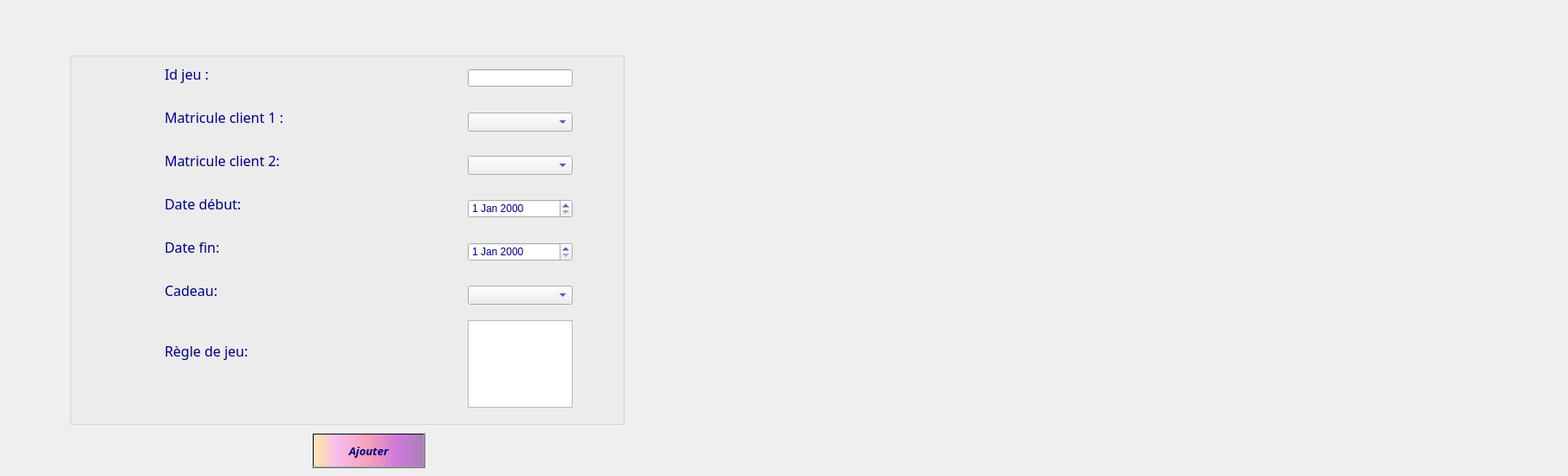
     <widget class="QWidget" name="tab_27">
      <attribute name="title">
       <string>Ajouter</string>
      </attribute>
      <widget class="QGroupBox" name="groupBox_ajoutCl_6">
       <property name="geometry">
        <rect>
         <x>80</x>
         <y>60</y>
         <width>641</width>
         <height>431</height>
        </rect>
       </property>
       <property name="font">
        <font>
         <family>Lucida Calligraphy</family>
         <pointsize>16</pointsize>
         <weight>50</weight>
         <bold>false</bold>
        </font>
       </property>
       <property name="cursor">
        <cursorShape>ArrowCursor</cursorShape>
       </property>
       <property name="acceptDrops">
        <bool>false</bool>
       </property>
       <property name="layoutDirection">
        <enum>Qt::LeftToRight</enum>
       </property>
       <property name="autoFillBackground">
        <bool>false</bool>
       </property>
       <property name="styleSheet">
        <string notr="true">color:rgb(0, 0, 127);
background-color: qconicalgradient(cx:0, cy:0, angle:135, stop:0 rgba(255, 170, 232, 69), stop:0.0753769 rgba(255, 170, 255, 69), stop:0.221106 rgba(255, 170, 255, 208), stop:0.351759 rgba(255, 192, 255, 0), stop:0.422111 rgba(255, 85, 255, 130), stop:0.437186 rgba(255, 170, 255, 145), stop:0.518717 rgba(255, 170, 255, 130), stop:0.527638 rgba(255, 170, 255, 69), stop:0.562814 rgba(255, 170, 255, 130), stop:1 rgba(255, 255, 0, 69));</string>
       </property>
       <property name="title">
        <string/>
       </property>
       <widget class="QLabel" name="date_deb_ajout_2">
        <property name="geometry">
         <rect>
          <x>110</x>
          <y>160</y>
          <width>171</width>
          <height>31</height>
         </rect>
        </property>
        <property name="font">
         <font>
          <family>Lucida Calligraphy</family>
          <pointsize>12</pointsize>
         </font>
        </property>
        <property name="text">
         <string>Date début:</string>
        </property>
        <property name="scaledContents">
         <bool>false</bool>
        </property>
        <property name="wordWrap">
         <bool>false</bool>
        </property>
        <property name="openExternalLinks">
         <bool>false</bool>
        </property>
       </widget>
       <widget class="QLabel" name="mat2_ajout_2">
        <property name="geometry">
         <rect>
          <x>110</x>
          <y>110</y>
          <width>171</width>
          <height>31</height>
         </rect>
        </property>
        <property name="font">
         <font>
          <family>Lucida Calligraphy</family>
          <pointsize>12</pointsize>
         </font>
        </property>
        <property name="styleSheet">
         <string notr="true">color: rgb(0, 0, 127);
border-color: rgb(170, 0, 255);</string>
        </property>
        <property name="text">
         <string>Matricule client 2:</string>
        </property>
       </widget>
       <widget class="QLabel" name="datefin_ajout_2">
        <property name="geometry">
         <rect>
          <x>110</x>
          <y>210</y>
          <width>171</width>
          <height>31</height>
         </rect>
        </property>
        <property name="font">
         <font>
          <family>Lucida Calligraphy</family>
          <pointsize>12</pointsize>
         </font>
        </property>
        <property name="text">
         <string>Date fin:</string>
        </property>
       </widget>
       <widget class="QLabel" name="principe_ajout_2">
        <property name="geometry">
         <rect>
          <x>110</x>
          <y>330</y>
          <width>171</width>
          <height>31</height>
         </rect>
        </property>
        <property name="font">
         <font>
          <family>Lucida Calligraphy</family>
          <pointsize>12</pointsize>
         </font>
        </property>
        <property name="text">
         <string>Règle de jeu:</string>
        </property>
       </widget>
       <widget class="QLabel" name="mat1_ajout_2">
        <property name="geometry">
         <rect>
          <x>110</x>
          <y>60</y>
          <width>171</width>
          <height>31</height>
         </rect>
        </property>
        <property name="font">
         <font>
          <family>Lucida Calligraphy</family>
          <pointsize>12</pointsize>
         </font>
        </property>
        <property name="styleSheet">
         <string notr="true">color: rgb(0, 0, 127);
border-color: rgb(170, 0, 255);</string>
        </property>
        <property name="text">
         <string>Matricule client 1 :</string>
        </property>
       </widget>
       <widget class="QLabel" name="cadeau_ajout_2">
        <property name="geometry">
         <rect>
          <x>110</x>
          <y>260</y>
          <width>171</width>
          <height>31</height>
         </rect>
        </property>
        <property name="font">
         <font>
          <family>Lucida Calligraphy</family>
          <pointsize>12</pointsize>
         </font>
        </property>
        <property name="text">
         <string>Cadeau:</string>
        </property>
       </widget>
       <widget class="QComboBox" name="comboBox_client1_3">
        <property name="geometry">
         <rect>
          <x>460</x>
          <y>70</y>
          <width>121</width>
          <height>22</height>
         </rect>
        </property>
       </widget>
       <widget class="QComboBox" name="comboBox_client2_3">
        <property name="geometry">
         <rect>
          <x>460</x>
          <y>120</y>
          <width>121</width>
          <height>22</height>
         </rect>
        </property>
       </widget>
       <widget class="QComboBox" name="comboBox_cadeau_3">
        <property name="geometry">
         <rect>
          <x>460</x>
          <y>270</y>
          <width>121</width>
          <height>22</height>
         </rect>
        </property>
       </widget>
       <widget class="QLabel" name="idJ_ajout_3">
        <property name="geometry">
         <rect>
          <x>110</x>
          <y>10</y>
          <width>171</width>
          <height>31</height>
         </rect>
        </property>
        <property name="font">
         <font>
          <family>Lucida Calligraphy</family>
          <pointsize>12</pointsize>
         </font>
        </property>
        <property name="styleSheet">
         <string notr="true">color: rgb(0, 0, 127);
border-color: rgb(170, 0, 255);</string>
        </property>
        <property name="text">
         <string>Id jeu :</string>
        </property>
       </widget>
       <widget class="QLineEdit" name="lineEdit_idJeu_2">
        <property name="geometry">
         <rect>
          <x>460</x>
          <y>20</y>
          <width>121</width>
          <height>20</height>
         </rect>
        </property>
       </widget>
       <widget class="QDateEdit" name="dateEdit_datefin_2">
        <property name="geometry">
         <rect>
          <x>460</x>
          <y>220</y>
          <width>121</width>
          <height>22</height>
         </rect>
        </property>
       </widget>
       <widget class="QDateEdit" name="dateEdit_datedeb_2">
        <property name="geometry">
         <rect>
          <x>460</x>
          <y>170</y>
          <width>121</width>
          <height>22</height>
         </rect>
        </property>
       </widget>
       <widget class="QTextEdit" name="textEdit_3">
        <property name="geometry">
         <rect>
          <x>460</x>
          <y>310</y>
          <width>121</width>
          <height>101</height>
         </rect>
        </property>
       </widget>
      </widget>
      <widget class="QLabel" name="label_25">
       <property name="geometry">
        <rect>
         <x>-960</x>
         <y>0</y>
         <width>1801</width>
         <height>531</height>
        </rect>
       </property>
       <property name="text">
        <string/>
       </property>
       <property name="pixmap">
        <pixmap>../../../../images_projets/cake-balls-4139984_1920.jpg</pixmap>
       </property>
      </widget>
      <widget class="QPushButton" name="pushButton_ajouterJeu_2">
       <property name="geometry">
        <rect>
         <x>360</x>
         <y>500</y>
         <width>131</width>
         <height>41</height>
        </rect>
       </property>
       <property name="font">
        <font>
         <family>Lucida Calligraphy</family>
         <pointsize>10</pointsize>
         <weight>75</weight>
         <italic>true</italic>
         <bold>true</bold>
         <underline>false</underline>
         <strikeout>false</strikeout>
        </font>
       </property>
       <property name="styleSheet">
        <string notr="true">background-color: qlineargradient(spread:pad, x1:1, y1:0, x2:1, y2:0, stop:0.919598 rgba(255, 0, 111, 255), stop:0.98 rgba(0, 0, 0, 255), stop:1 rgba(235, 148, 61, 255));
color: rgb(0, 0, 127);
background-color: qlineargradient(spread:pad, x1:0, y1:0, x2:1, y2:0, stop:0.0100503 rgba(252, 222, 204, 255), stop:0.0502513 rgba(254, 223, 175, 255), stop:0.211055 rgba(246, 189, 237, 255), stop:0.487437 rgba(249, 162, 183, 255), stop:0.753769 rgba(206, 122, 218, 255), stop:1 rgba(170, 128, 185, 255));</string>
       </property>
       <property name="text">
        <string>Ajouter</string>
       </property>
       <property name="icon">
        <iconset>
         <normaloff>../../../../images_projets/add.png</normaloff>../../../../images_projets/add.png</iconset>
       </property>
       <property name="iconSize">
        <size>
         <width>30</width>
         <height>50</height>
        </size>
       </property>
       <property name="checkable">
        <bool>false</bool>
       </property>
       <property name="autoRepeatDelay">
        <number>303</number>
       </property>
      </widget>
      <zorder>label_25</zorder>
      <zorder>groupBox_ajoutCl_6</zorder>
      <zorder>pushButton_ajouterJeu_2</zorder>
     </widget>
